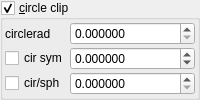
    <widget class="MyGroupBox" name="groupCheck_transf_function_enabledCx_false">
     <property name="title">
      <string>&amp;circle clip</string>
     </property>
     <property name="checkable">
      <bool>true</bool>
     </property>
     <layout class="QVBoxLayout" name="verticalLayout_14">
      <property name="leftMargin">
       <number>2</number>
      </property>
      <property name="topMargin">
       <number>2</number>
      </property>
      <property name="rightMargin">
       <number>2</number>
      </property>
      <property name="bottomMargin">
       <number>2</number>
      </property>
      <item>
       <layout class="QGridLayout" name="gridLayout_25" columnstretch="0,1">
        <property name="spacing">
         <number>2</number>
        </property>
        <item row="1" column="1">
         <widget class="MyDoubleSpinBox" name="spinbox_transf_offset_3">
          <property name="sizePolicy">
           <sizepolicy hsizetype="Minimum" vsizetype="Maximum">
            <horstretch>0</horstretch>
            <verstretch>0</verstretch>
           </sizepolicy>
          </property>
          <property name="prefix">
           <string/>
          </property>
          <property name="suffix">
           <string/>
          </property>
          <property name="decimals">
           <number>6</number>
          </property>
          <property name="minimum">
           <double>0.000000000000000</double>
          </property>
          <property name="maximum">
           <double>99.998999999999995</double>
          </property>
          <property name="singleStep">
           <double>0.010000000000000</double>
          </property>
         </widget>
        </item>
        <item row="1" column="0">
         <widget class="QLabel" name="label_41">
          <property name="text">
           <string notr="true">circlerad</string>
          </property>
         </widget>
        </item>
        <item row="3" column="0">
         <widget class="MyCheckBox" name="checkBox_transf_function_enabledY_false">
          <property name="text">
           <string notr="true">cir/sph</string>
          </property>
         </widget>
        </item>
        <item row="2" column="1">
         <widget class="MyDoubleSpinBox" name="spinbox3_transf_constant_multiplier_000_x">
          <property name="sizePolicy">
           <sizepolicy hsizetype="Minimum" vsizetype="Maximum">
            <horstretch>0</horstretch>
            <verstretch>0</verstretch>
           </sizepolicy>
          </property>
          <property name="prefix">
           <string/>
          </property>
          <property name="suffix">
           <string/>
          </property>
          <property name="decimals">
           <number>6</number>
          </property>
          <property name="minimum">
           <double>-99.998999999999995</double>
          </property>
          <property name="maximum">
           <double>99.998999999999995</double>
          </property>
          <property name="singleStep">
           <double>0.100000000000000</double>
          </property>
          <property name="value">
           <double>0.000000000000000</double>
          </property>
         </widget>
        </item>
        <item row="2" column="0">
         <widget class="MyCheckBox" name="checkBox_transf_function_enabledC_false">
          <property name="text">
           <string notr="true">cir sym</string>
          </property>
         </widget>
        </item>
        <item row="3" column="1">
         <widget class="MyDoubleSpinBox" name="spinbox_transf_scaleA_1">
          <property name="sizePolicy">
           <sizepolicy hsizetype="Minimum" vsizetype="Maximum">
            <horstretch>0</horstretch>
            <verstretch>0</verstretch>
           </sizepolicy>
          </property>
          <property name="prefix">
           <string/>
          </property>
          <property name="suffix">
           <string/>
          </property>
          <property name="decimals">
           <number>6</number>
          </property>
          <property name="minimum">
           <double>0.000000000000000</double>
          </property>
          <property name="maximum">
           <double>99.998999999999995</double>
          </property>
          <property name="singleStep">
           <double>0.100000000000000</double>
          </property>
          <property name="value">
           <double>0.000000000000000</double>
          </property>
         </widget>
        </item>
       </layout>
      </item>
     </layout>
    </widget>
